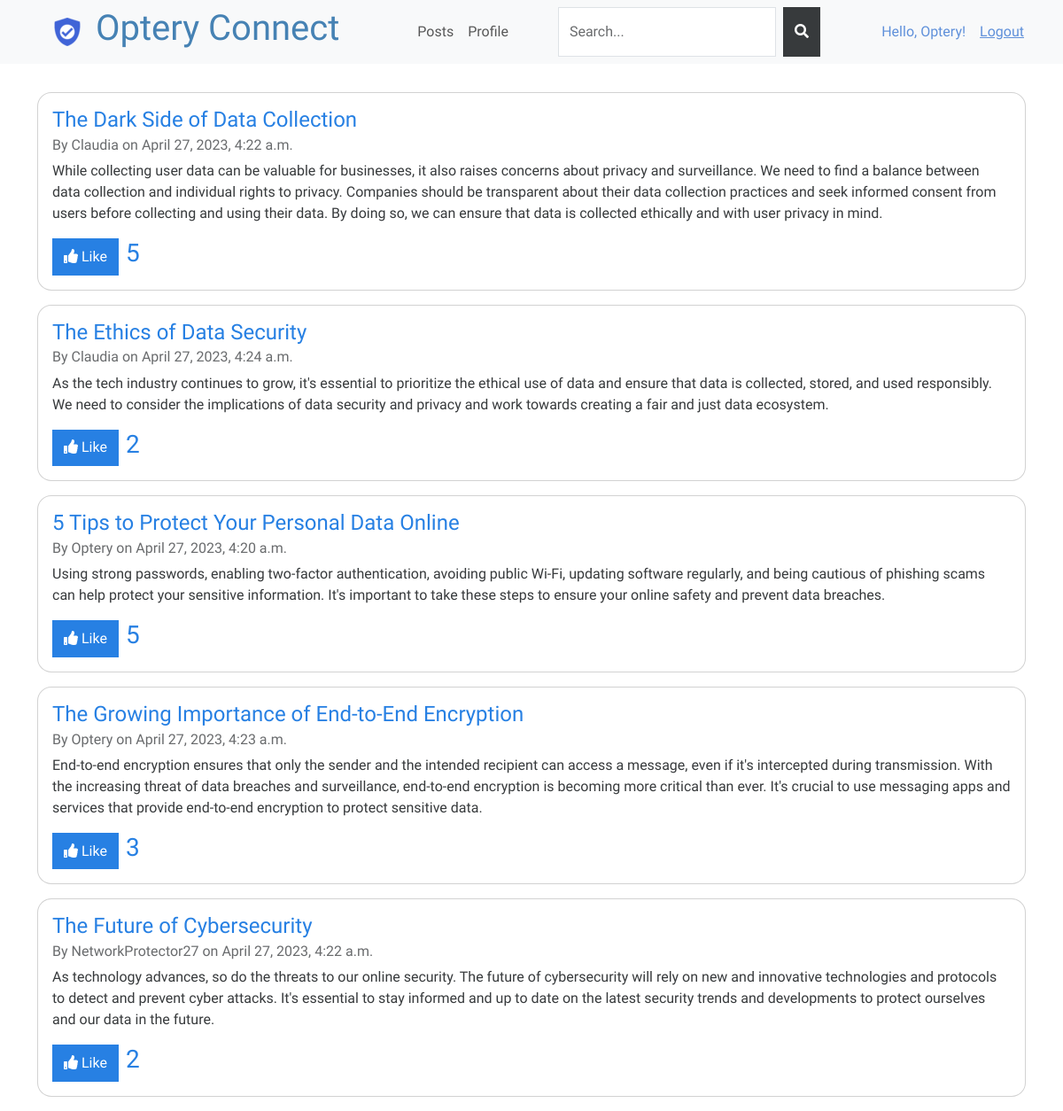
Screenshot of /social/posts/ (signed in) with the database file from the repository.
### social/models.py (models this page shows, shortened)
class Post(models.Model):
    title = models.CharField(max_length=200)
    content = models.TextField()
    date_posted = models.DateTimeField(auto_now_add=True)
    author = models.ForeignKey(User, on_delete=models.CASCADE)

### social/views.py (the view)
# urls.py: path('posts/', post_list, name='posts'),
@login_required
def post_list(request):
    posts = Post.objects.annotate(num_likes=Count('likes'))
    return render(request, 'social/post_list.html', {'posts': posts})

### templates/social/post_list.html (shortened to what this page needs)
{% extends 'base.html' %}
{% block content %}
<div class="posts" style="padding-top: 2rem;">
    {% for post in posts %}
    <div class="card">
        <div class="card-body">
            <a href="{% url 'social:post_detail' post.id %}" style="text-decoration: none;">
                <h4 class="card-title">{{ post.title }}</h4>
            </a>
            <h6 class="card-subtitle mb-2 text-muted">By {{ post.author.username }} on {{ post.date_posted }}</h6>
            <p class="card-text">{{ post.content }}</p>
            <div>
                <form hx-post="{% url 'social:like_post' post.id %}" hx-trigger="submit"
                    hx-target="#like-count-{{ post.id }}" style="display: flex;">
                    <button type="submit" class="btn btn-primary btn-block" style="width: auto;">
                        <i class="fa fa-thumbs-up"></i>
                        Like
                    </button>
                    <h3 id="like-count-{{ post.id }}" class="text-primary" style="margin-left: 0.5rem;">
                        {{ post.num_likes }}
                    </h3>
                </form>
            </div>
        </div>
    </div>
    {% endfor %}
</div>
{% endblock %}

### templates/base.html (shortened to what this page needs)
{% load static %}
<!DOCTYPE html>
<html>
<head>
    <link rel="stylesheet" href="https://use.fontawesome.com/releases/v5.6.3/css/all.css"
>
    <link rel="stylesheet" href="https://cdn.jsdelivr.net/npm/bootswatch@5.2.3/dist/cosmo/bootstrap.min.css">
    <link rel="stylesheet" href="{% static 'css/main.css' %}">
</head>
<body>
    {% include 'partials/_navbar.html' %}
    <div class="container">
        {% block content %}
        {% endblock %}
    </div>
</body>
</html>

### templates/partials/_navbar.html (shortened to what this page needs)
{% load static %}
<nav class="navbar navbar-expand-lg navbar-light bg-light">
    <div class="container-fluid">
        {% if user.is_authenticated %}
        <a href="{% url 'social:posts' %}"><img src="{% static 'img/logo.png' %}"
                style="padding-right:1rem; padding-left:3rem"></a>
        {% else %}
        <a href="{% url 'accounts:index' %}"><img src="{% static 'img/logo.png' %}"
                style="padding-right:1rem; padding-left:3rem"></a>
        {% endif %}
        <div class="collapse navbar-collapse" id="navbarNavAltMarkup">
            <div class="navbar-nav">
                <h1 style="padding-right: 5rem;color: steelblue;">Optery Connect</h1>
                {% if user.is_authenticated %}
                <li class="nav-item">
                    <a class="nav-item nav-link" href="{% url 'social:posts' %}">Posts</a>
                </li>
                <li class="nav-item">
                    <a class="nav-item nav-link" href="{% url 'accounts:user_profile' request.user %}">Profile</a>
                </li>
                <form class="d-flex" method="get" action="{% url 'social:search' %}" style="margin-left: 3rem;">
                    <input class="form-control me-sm-2" type="search" name="q" placeholder="Search...">
                    <button class="btn btn-secondary my-2 my-sm-0" type="submit"><i class="fa fa-search"></i></button>
                </form>
                {% endif %}
            </div>
        </div>
        {% if user.is_authenticated %}
        <span class="hello-msg">Hello, {{request.user}}!</span>
        <span><a class="hello-msg m2" href="{% url 'accounts:logout' %}">Logout</a></span>
        {% endif %}
    </div>
</nav>

### static/css/main.css (style rules this page uses)
.btn-primary { width: 100%; }
.hello-msg { display: flex; color: #5F90DA; margin-right: 1rem; }
.m2 { padding-right: 1rem; }
.nav-item { display: flex; align-items: center; }
.d-flex { margin-left: 3rem; }
.card { border-radius: 1rem; margin-bottom: 1rem; }

### rows the page displays
Post: title "The Dark Side of Data Collection", author.username "Claudia", date_posted "April 27, 2023, 4:22 a.m.", content "While collecting user data can be valuable for businesses, it also raises concerns about privacy and surveillance. We need to find a balance between data collection and individual rights to privacy. Companies should be transparent about their data collection practices and seek informed consent from users before collecting and using their data. By doing so, we can ensure that data is collected ethically and with user privacy in mind.", num_likes "5"
Post: title "The Ethics of Data Security", author.username "Claudia", date_posted "April 27, 2023, 4:24 a.m.", content "As the tech industry continues to grow, it's essential to prioritize the ethical use of data and ensure that data is collected, stored, and used responsibly. We need to consider the implications of data security and privacy and work towards creating a fair and just data ecosystem.", num_likes "2"
Post: title "5 Tips to Protect Your Personal Data Online", author.username "Optery", date_posted "April 27, 2023, 4:20 a.m.", content "Using strong passwords, enabling two-factor authentication, avoiding public Wi-Fi, updating software regularly, and being cautious of phishing scams can help protect your sensitive information. It's important to take these steps to ensure your online safety and prevent data breaches.", num_likes "5"
Post: title "The Growing Importance of End-to-End Encryption", author.username "Optery", date_posted "April 27, 2023, 4:23 a.m.", content "End-to-end encryption ensures that only the sender and the intended recipient can access a message, even if it's intercepted during transmission. With the increasing threat of data breaches and surveillance, end-to-end encryption is becoming more critical than ever. It's crucial to use messaging apps and services that provide end-to-end encryption to protect sensitive data.", num_likes "3"
Post: title "The Future of Cybersecurity", author.username "NetworkProtector27", date_posted "April 27, 2023, 4:22 a.m.", content "As technology advances, so do the threats to our online security. The future of cybersecurity will rely on new and innovative technologies and protocols to detect and prevent cyber attacks. It's essential to stay informed and up to date on the latest security trends and developments to protect ourselves and our data in the future.", num_likes "2"

### other values shown
{{ request.user }} "Optery"
